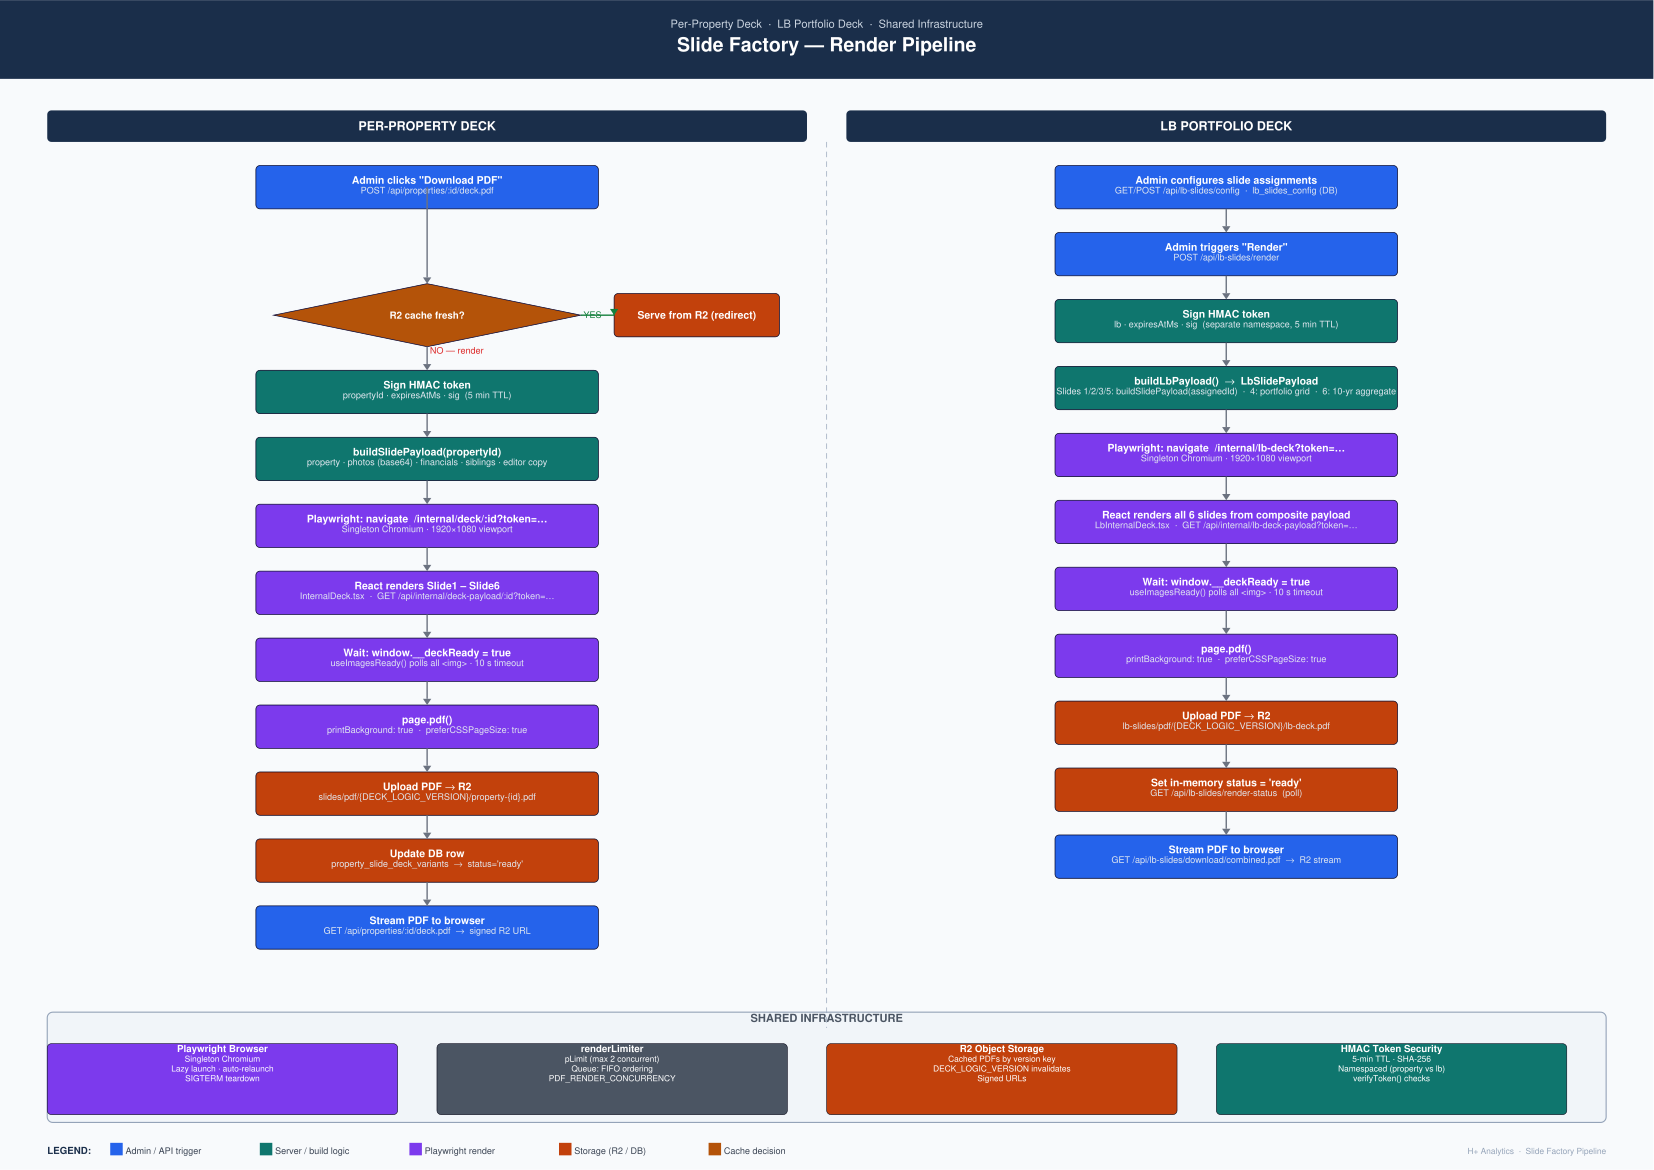

Source code (Python):
"""
Slide Factory Flowchart — produces slide-factory-flowchart.pdf
Two-pipeline layout: Per-Property (left) and LB Portfolio (right),
with shared infrastructure at the bottom.
"""

from reportlab.lib.pagesizes import A3, landscape
from reportlab.lib.units import mm
from reportlab.lib import colors
from reportlab.pdfgen import canvas as pdfcanvas
from reportlab.lib.colors import HexColor

PAGE_W, PAGE_H = landscape(A3)

# ── Palette ────────────────────────────────────────────────────────────────────
C_HEADER   = HexColor("#1a2e4a")   # dark navy    — section headers
C_TRIGGER  = HexColor("#2563eb")   # blue         — trigger / admin action
C_SERVER   = HexColor("#0f766e")   # teal         — server / API logic
C_RENDER   = HexColor("#7c3aed")   # purple       — Playwright / render
C_STORAGE  = HexColor("#c2410c")   # orange-red   — R2 / DB storage
C_SHARED   = HexColor("#4b5563")   # slate        — shared infra
C_DECISION = HexColor("#b45309")   # amber        — decision diamond
C_TEXT     = HexColor("#ffffff")   # white        — box text
C_GREY     = HexColor("#6b7280")   # grey         — arrows & borders
C_BG       = HexColor("#f8fafc")   # near-white   — page background

BOX_W  = 87 * mm
BOX_H  = 11 * mm
DIA_W  = 78 * mm
DIA_H  = 16 * mm
FONT   = "Helvetica"
FONTB  = "Helvetica-Bold"


def box(c, x, y, w, h, label, sublabel=None, fill=C_SERVER, radius=3):
    """Draw a rounded-rect node."""
    c.setFillColor(fill)
    c.setStrokeColor(HexColor("#00000022"))
    c.setLineWidth(0.5)
    c.roundRect(x, y, w, h, radius, fill=1, stroke=1)
    c.setFillColor(C_TEXT)
    if sublabel:
        c.setFont(FONTB, 7.5)
        c.drawCentredString(x + w / 2, y + h / 2 + 2.5, label)
        c.setFont(FONT, 6.5)
        c.setFillColor(HexColor("#e2e8f0"))
        c.drawCentredString(x + w / 2, y + h / 2 - 4.5, sublabel)
    else:
        c.setFont(FONTB, 7.5)
        c.drawCentredString(x + w / 2, y + h / 2 - 2.5, label)


def diamond(c, cx, cy, w, h, label, fill=C_DECISION):
    """Draw a diamond decision node."""
    hw, hh = w / 2, h / 2
    c.setFillColor(fill)
    c.setStrokeColor(HexColor("#00000033"))
    c.setLineWidth(0.5)
    p = c.beginPath()
    p.moveTo(cx, cy + hh)
    p.lineTo(cx + hw, cy)
    p.lineTo(cx, cy - hh)
    p.lineTo(cx - hw, cy)
    p.close()
    c.drawPath(p, fill=1, stroke=1)
    c.setFillColor(C_TEXT)
    c.setFont(FONTB, 7)
    c.drawCentredString(cx, cy - 2.5, label)


def arrow(c, x1, y1, x2, y2, label=None, color=C_GREY):
    """Draw a vertical or L-shaped arrow with optional label."""
    c.setStrokeColor(color)
    c.setLineWidth(1)
    c.setFillColor(color)
    ah = 3
    if abs(x1 - x2) < 1:
        # straight vertical — draw from top edge down to tip
        c.line(x1, y1, x2, y2 + ah * 1.5)
        p = c.beginPath()
        p.moveTo(x2, y2)
        p.lineTo(x2 - ah, y2 + ah * 1.5)
        p.lineTo(x2 + ah, y2 + ah * 1.5)
        p.close()
        c.drawPath(p, fill=1, stroke=0)
    else:
        # L-shape (go down to midpoint, across, then down to target)
        mid_y = (y1 + y2) / 2
        c.line(x1, y1, x1, mid_y)
        c.line(x1, mid_y, x2, mid_y)
        c.line(x2, mid_y, x2, y2 + ah * 1.5)
        p = c.beginPath()
        p.moveTo(x2, y2)
        p.lineTo(x2 - ah, y2 + ah * 1.5)
        p.lineTo(x2 + ah, y2 + ah * 1.5)
        p.close()
        c.drawPath(p, fill=1, stroke=0)
    if label:
        mx = (x1 + x2) / 2
        my = (y1 + y2) / 2
        c.setFont(FONT, 6)
        c.setFillColor(HexColor("#374151"))
        c.drawCentredString(mx, my + 2, label)


def side_label(c, x, y, w, h, text, color):
    """Side badge (yes/no on diamond branches)."""
    c.setFont(FONT, 6)
    c.setFillColor(color)
    c.drawString(x, y, text)


def section_header(c, x, y, w, h, text):
    c.setFillColor(C_HEADER)
    c.roundRect(x, y, w, h, 3, fill=1, stroke=0)
    c.setFillColor(C_TEXT)
    c.setFont(FONTB, 9)
    c.drawCentredString(x + w / 2, y + h / 2 - 3, text)


def divider_line(c, x, y1, x2, y2):
    c.setStrokeColor(HexColor("#94a3b8"))
    c.setLineWidth(0.5)
    c.setDash(4, 3)
    c.line(x, y1, x2, y2)
    c.setDash()


def draw_flowchart(c):
    # ── Page background ─────────────────────────────────────────────────────────
    c.setFillColor(C_BG)
    c.rect(0, 0, PAGE_W, PAGE_H, fill=1, stroke=0)

    # ── Title ───────────────────────────────────────────────────────────────────
    c.setFillColor(C_HEADER)
    c.rect(0, PAGE_H - 20 * mm, PAGE_W, 20 * mm, fill=1, stroke=0)
    c.setFillColor(C_TEXT)
    c.setFont(FONTB, 14)
    c.drawCentredString(PAGE_W / 2, PAGE_H - 13 * mm, "Slide Factory — Render Pipeline")
    c.setFont(FONT, 8)
    c.setFillColor(HexColor("#cbd5e1"))
    c.drawCentredString(PAGE_W / 2, PAGE_H - 7 * mm,
        "Per-Property Deck  ·  LB Portfolio Deck  ·  Shared Infrastructure")

    MARGIN   = 12 * mm
    GAP      = 10 * mm   # gap between columns
    COL_W    = (PAGE_W - 2 * MARGIN - GAP) / 2
    COL_L    = MARGIN                      # left column x
    COL_R    = MARGIN + COL_W + GAP        # right column x
    TOP_Y    = PAGE_H - 28 * mm           # first node top

    BX_L  = COL_L + (COL_W - BOX_W) / 2   # centred box x within left col
    BX_R  = COL_R + (COL_W - BOX_W) / 2   # centred box x within right col
    CX_L  = BX_L + BOX_W / 2              # centre x left
    CX_R  = BX_R + BOX_W / 2              # centre x right

    STEP  = BOX_H + 6 * mm   # vertical step between nodes

    # ─────────────────────────────────────────────────────────────────────────────
    # LEFT COLUMN — Per-Property Deck
    # ─────────────────────────────────────────────────────────────────────────────
    y = TOP_Y

    # Header
    section_header(c, COL_L, y - 8 * mm, COL_W, 8 * mm, "PER-PROPERTY DECK")
    y -= 8 * mm

    # 1. Trigger
    y -= STEP
    box(c, BX_L, y, BOX_W, BOX_H,
        'Admin clicks "Download PDF"',
        "POST /api/properties/:id/deck.pdf",
        fill=C_TRIGGER)
    a1_y = y + BOX_H / 2

    # 2. Cache decision
    y -= (STEP + 2 * mm)
    dia_top = y
    dia_cx = CX_L
    dia_cy = y - DIA_H / 2
    diamond(c, dia_cx, dia_cy, DIA_W, DIA_H, "R2 cache fresh?", fill=C_DECISION)
    arrow(c, CX_L, a1_y, CX_L, dia_cy + DIA_H / 2)

    # YES branch — serve from R2
    c.setFont(FONT, 6.5)
    c.setFillColor(HexColor("#15803d"))
    c.drawString(dia_cx + DIA_W / 2 + 2, dia_cy - 2, "YES")
    serve_x = BX_L + BOX_W + 4 * mm
    serve_y = dia_cy - BOX_H / 2
    box(c, serve_x, serve_y, 42 * mm, BOX_H,
        "Serve from R2 (redirect)", fill=C_STORAGE)
    arrow(c, dia_cx + DIA_W / 2, dia_cy, serve_x, serve_y + BOX_H / 2,
          color=HexColor("#15803d"))

    # NO arrow label
    c.setFont(FONT, 6.5)
    c.setFillColor(HexColor("#dc2626"))
    c.drawString(dia_cx + 2, dia_cy - DIA_H / 2 - 5, "NO — render")

    # 3. Sign HMAC token
    y = dia_cy - DIA_H / 2 - STEP
    box(c, BX_L, y, BOX_W, BOX_H,
        "Sign HMAC token",
        "propertyId · expiresAtMs · sig  (5 min TTL)",
        fill=C_SERVER)
    arrow(c, CX_L, dia_cy - DIA_H / 2, CX_L, y + BOX_H)
    tok_y = y

    # 4. Build payload
    y -= STEP
    box(c, BX_L, y, BOX_W, BOX_H,
        "buildSlidePayload(propertyId)",
        "property · photos (base64) · financials · siblings · editor copy",
        fill=C_SERVER)
    arrow(c, CX_L, tok_y, CX_L, y + BOX_H)
    pay_y = y

    # 5. Playwright
    y -= STEP
    box(c, BX_L, y, BOX_W, BOX_H,
        "Playwright: navigate  /internal/deck/:id?token=…",
        "Singleton Chromium · 1920×1080 viewport",
        fill=C_RENDER)
    arrow(c, CX_L, pay_y, CX_L, y + BOX_H)
    pw_y = y

    # 6. React render
    y -= STEP
    box(c, BX_L, y, BOX_W, BOX_H,
        "React renders Slide1 – Slide6",
        "InternalDeck.tsx  ·  GET /api/internal/deck-payload/:id?token=…",
        fill=C_RENDER)
    arrow(c, CX_L, pw_y, CX_L, y + BOX_H)
    react_y = y

    # 7. Wait ready
    y -= STEP
    box(c, BX_L, y, BOX_W, BOX_H,
        "Wait: window.__deckReady = true",
        "useImagesReady() polls all <img> · 10 s timeout",
        fill=C_RENDER)
    arrow(c, CX_L, react_y, CX_L, y + BOX_H)
    ready_y = y

    # 8. page.pdf()
    y -= STEP
    box(c, BX_L, y, BOX_W, BOX_H,
        "page.pdf()",
        "printBackground: true  ·  preferCSSPageSize: true",
        fill=C_RENDER)
    arrow(c, CX_L, ready_y, CX_L, y + BOX_H)
    pdf_y = y

    # 9. Upload R2
    y -= STEP
    box(c, BX_L, y, BOX_W, BOX_H,
        "Upload PDF → R2",
        "slides/pdf/{DECK_LOGIC_VERSION}/property-{id}.pdf",
        fill=C_STORAGE)
    arrow(c, CX_L, pdf_y, CX_L, y + BOX_H)
    r2_y = y

    # 10. Update DB
    y -= STEP
    box(c, BX_L, y, BOX_W, BOX_H,
        "Update DB row",
        "property_slide_deck_variants  →  status='ready'",
        fill=C_STORAGE)
    arrow(c, CX_L, r2_y, CX_L, y + BOX_H)
    db_y = y

    # 11. Stream to browser
    y -= STEP
    box(c, BX_L, y, BOX_W, BOX_H,
        "Stream PDF to browser",
        "GET /api/properties/:id/deck.pdf  →  signed R2 URL",
        fill=C_TRIGGER)
    arrow(c, CX_L, db_y, CX_L, y + BOX_H)

    LEFT_BOTTOM = y

    # ─────────────────────────────────────────────────────────────────────────────
    # RIGHT COLUMN — LB Portfolio Deck
    # ─────────────────────────────────────────────────────────────────────────────
    y = TOP_Y

    # Header
    section_header(c, COL_R, y - 8 * mm, COL_W, 8 * mm, "LB PORTFOLIO DECK")
    y -= 8 * mm

    # 1. Admin config
    y -= STEP
    box(c, BX_R, y, BOX_W, BOX_H,
        "Admin configures slide assignments",
        "GET/POST /api/lb-slides/config  ·  lb_slides_config (DB)",
        fill=C_TRIGGER)
    cfg_y = y

    # 2. Trigger render
    y -= STEP
    box(c, BX_R, y, BOX_W, BOX_H,
        'Admin triggers "Render"',
        "POST /api/lb-slides/render",
        fill=C_TRIGGER)
    arrow(c, CX_R, cfg_y, CX_R, y + BOX_H)
    ren_y = y

    # 3. Sign LB token
    y -= STEP
    box(c, BX_R, y, BOX_W, BOX_H,
        "Sign HMAC token",
        "lb · expiresAtMs · sig  (separate namespace, 5 min TTL)",
        fill=C_SERVER)
    arrow(c, CX_R, ren_y, CX_R, y + BOX_H)
    ltok_y = y

    # 4. Build composite payload
    y -= STEP
    box(c, BX_R, y, BOX_W, BOX_H,
        "buildLbPayload()  →  LbSlidePayload",
        "Slides 1/2/3/5: buildSlidePayload(assignedId)  ·  4: portfolio grid  ·  6: 10-yr aggregate",
        fill=C_SERVER)
    arrow(c, CX_R, ltok_y, CX_R, y + BOX_H)
    lpay_y = y

    # 5. Playwright
    y -= STEP
    box(c, BX_R, y, BOX_W, BOX_H,
        "Playwright: navigate  /internal/lb-deck?token=…",
        "Singleton Chromium · 1920×1080 viewport",
        fill=C_RENDER)
    arrow(c, CX_R, lpay_y, CX_R, y + BOX_H)
    lpw_y = y

    # 6. React render all 6
    y -= STEP
    box(c, BX_R, y, BOX_W, BOX_H,
        "React renders all 6 slides from composite payload",
        "LbInternalDeck.tsx  ·  GET /api/internal/lb-deck-payload?token=…",
        fill=C_RENDER)
    arrow(c, CX_R, lpw_y, CX_R, y + BOX_H)
    lreact_y = y

    # 7. Wait ready
    y -= STEP
    box(c, BX_R, y, BOX_W, BOX_H,
        "Wait: window.__deckReady = true",
        "useImagesReady() polls all <img> · 10 s timeout",
        fill=C_RENDER)
    arrow(c, CX_R, lreact_y, CX_R, y + BOX_H)
    lready_y = y

    # 8. page.pdf()
    y -= STEP
    box(c, BX_R, y, BOX_W, BOX_H,
        "page.pdf()",
        "printBackground: true  ·  preferCSSPageSize: true",
        fill=C_RENDER)
    arrow(c, CX_R, lready_y, CX_R, y + BOX_H)
    lpdf_y = y

    # 9. Upload R2
    y -= STEP
    box(c, BX_R, y, BOX_W, BOX_H,
        "Upload PDF → R2",
        "lb-slides/pdf/{DECK_LOGIC_VERSION}/lb-deck.pdf",
        fill=C_STORAGE)
    arrow(c, CX_R, lpdf_y, CX_R, y + BOX_H)
    lr2_y = y

    # 10. Status → ready
    y -= STEP
    box(c, BX_R, y, BOX_W, BOX_H,
        "Set in-memory status = 'ready'",
        "GET /api/lb-slides/render-status  (poll)",
        fill=C_STORAGE)
    arrow(c, CX_R, lr2_y, CX_R, y + BOX_H)
    lst_y = y

    # 11. Download
    y -= STEP
    box(c, BX_R, y, BOX_W, BOX_H,
        "Stream PDF to browser",
        "GET /api/lb-slides/download/combined.pdf  →  R2 stream",
        fill=C_TRIGGER)
    arrow(c, CX_R, lst_y, CX_R, y + BOX_H)

    RIGHT_BOTTOM = y

    # ─────────────────────────────────────────────────────────────────────────────
    # SHARED INFRASTRUCTURE BAND
    # ─────────────────────────────────────────────────────────────────────────────
    INF_TOP  = min(LEFT_BOTTOM, RIGHT_BOTTOM) - 16 * mm
    INF_H    = 28 * mm
    INF_Y    = INF_TOP - INF_H

    c.setFillColor(HexColor("#f1f5f9"))
    c.setStrokeColor(HexColor("#94a3b8"))
    c.setLineWidth(0.8)
    c.roundRect(MARGIN, INF_Y, PAGE_W - 2 * MARGIN, INF_H, 4, fill=1, stroke=1)

    c.setFont(FONTB, 8)
    c.setFillColor(C_SHARED)
    c.drawCentredString(PAGE_W / 2, INF_Y + INF_H - 7, "SHARED INFRASTRUCTURE")

    cell_w = (PAGE_W - 2 * MARGIN - 4 * GAP) / 4
    cells = [
        ("Playwright Browser",   "Singleton Chromium\nLazy launch · auto-relaunch\nSIGTERM teardown",      C_RENDER),
        ("renderLimiter",        "pLimit (max 2 concurrent)\nQueue: FIFO ordering\nPDF_RENDER_CONCURRENCY", C_SHARED),
        ("R2 Object Storage",    "Cached PDFs by version key\nDECK_LOGIC_VERSION invalidates\nSigned URLs", C_STORAGE),
        ("HMAC Token Security",  "5-min TTL · SHA-256\nNamespaced (property vs lb)\nverifyToken() checks",  C_SERVER),
    ]
    for i, (title, body, fill) in enumerate(cells):
        cx = MARGIN + i * (cell_w + GAP)
        cy = INF_Y + 2 * mm
        bh = INF_H - 10 * mm
        c.setFillColor(fill)
        c.setStrokeColor(HexColor("#00000011"))
        c.setLineWidth(0.4)
        c.roundRect(cx, cy, cell_w, bh, 3, fill=1, stroke=1)
        c.setFillColor(C_TEXT)
        c.setFont(FONTB, 7)
        c.drawCentredString(cx + cell_w / 2, cy + bh - 6, title)
        c.setFont(FONT, 6)
        lines = body.split("\n")
        for j, line in enumerate(lines):
            c.drawCentredString(cx + cell_w / 2, cy + bh - 13 - j * 7, line)

    # ── Divider between columns ─────────────────────────────────────────────────
    divider_line(c, PAGE_W / 2, TOP_Y - 8 * mm, PAGE_W / 2, INF_TOP - 4 * mm)

    # ── Legend ──────────────────────────────────────────────────────────────────
    legend_items = [
        (C_TRIGGER, "Admin / API trigger"),
        (C_SERVER,  "Server / build logic"),
        (C_RENDER,  "Playwright render"),
        (C_STORAGE, "Storage (R2 / DB)"),
        (C_DECISION,"Cache decision"),
    ]
    lx = MARGIN
    ly = 4 * mm
    c.setFont(FONTB, 7)
    c.setFillColor(C_HEADER)
    c.drawString(lx, ly, "LEGEND:")
    lx += 16 * mm
    for col, label in legend_items:
        c.setFillColor(col)
        c.rect(lx, ly - 1, 9, 9, fill=1, stroke=0)
        c.setFillColor(HexColor("#374151"))
        c.setFont(FONT, 6.5)
        c.drawString(lx + 11, ly, label)
        lx += 38 * mm

    # ── Watermark ───────────────────────────────────────────────────────────────
    c.setFont(FONT, 6)
    c.setFillColor(HexColor("#94a3b8"))
    c.drawRightString(PAGE_W - MARGIN, 4 * mm, "H+ Analytics  ·  Slide Factory Pipeline")


def main():
    out = "slide-factory-flowchart.pdf"
    c = pdfcanvas.Canvas(out, pagesize=landscape(A3))
    c.setTitle("Slide Factory — Render Pipeline")
    c.setAuthor("H+ Analytics")
    draw_flowchart(c)
    c.save()
    print(f"Created: {out}")


if __name__ == "__main__":
    main()
